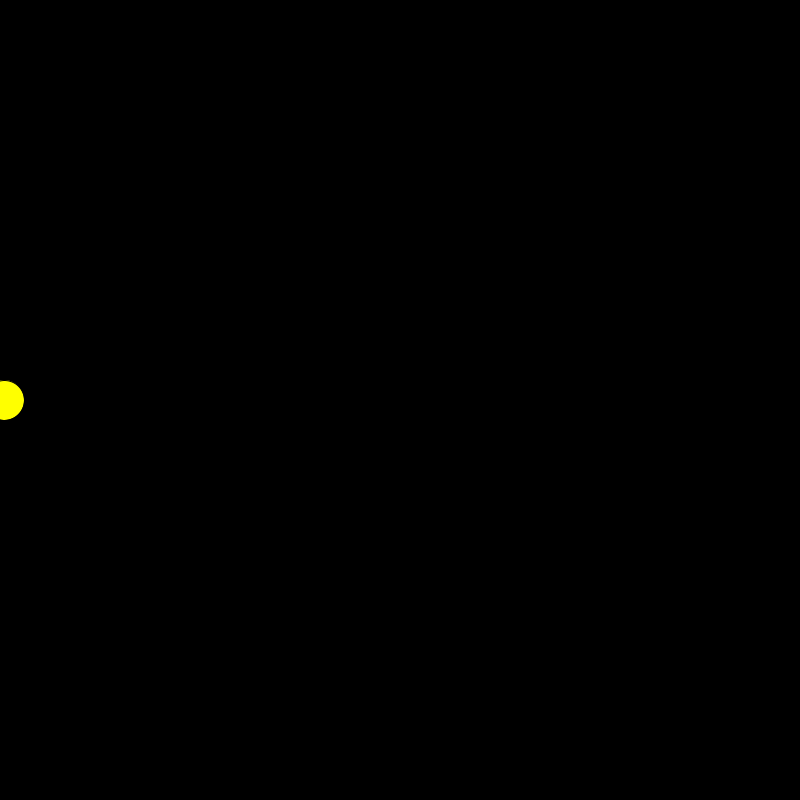
Frame 1 (no input)
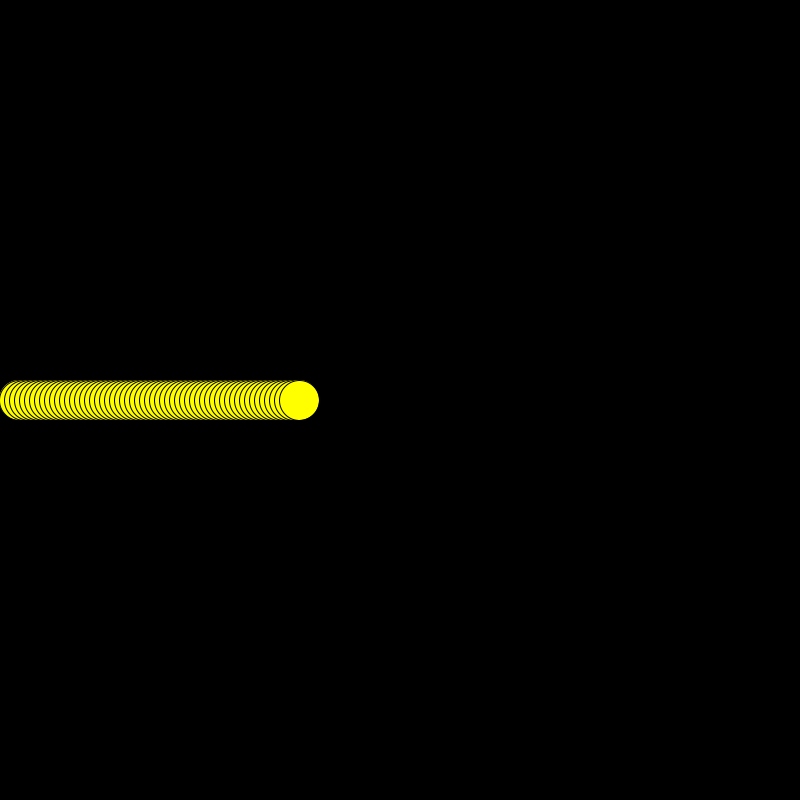
Frame 60 (the mouse pressed at the canvas centre just before this capture)
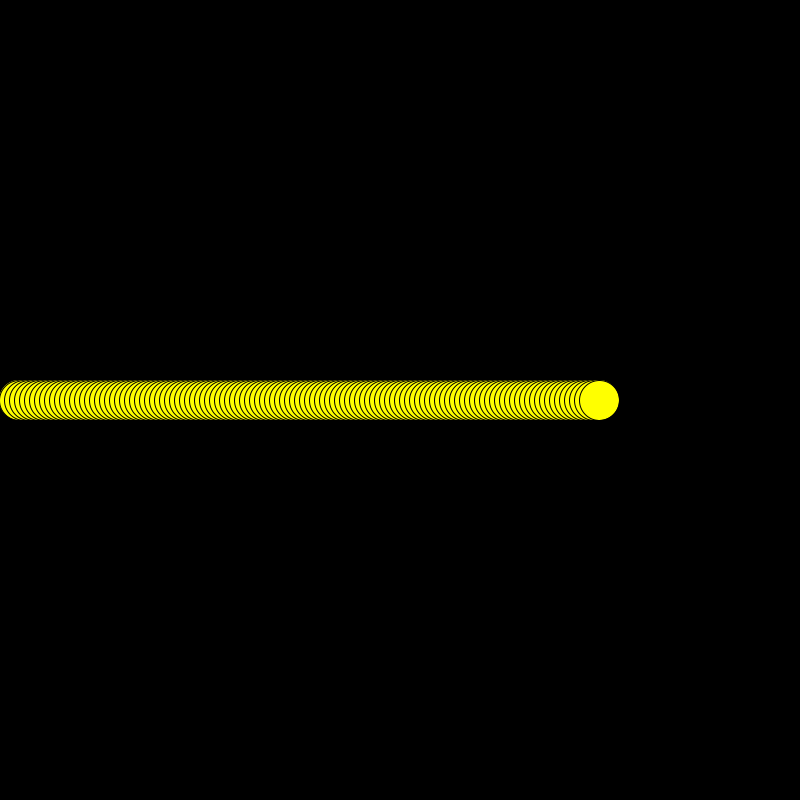
Frame 120 (the mouse held since frame 60 and released just before this capture)

The Processing sketch that drew these frames (run headless with seeded random() and noise(); from frame 60 on, the mouse is pressed at the canvas centre):

// Processing sketch: sketch_emeline2
// ── sketch_emeline2.pde
float x     = 0.0;
float y     = 400.0;
float speedx = 4;
float speedy = 0;
float rayon = 40;

void setup() {

  size(800, 800);
}

void draw() {
  
  x = x + speedx;
  y = y + speedy;
  fill(255,255,0);
     
  
  
  if (x >780)
  { speedx = -5;
  
  }
  
  if (x<20){
    speedx=5;
 background(0);
    
  }
  y = y + speedy;
  ellipse(x, y, rayon, rayon);

}
